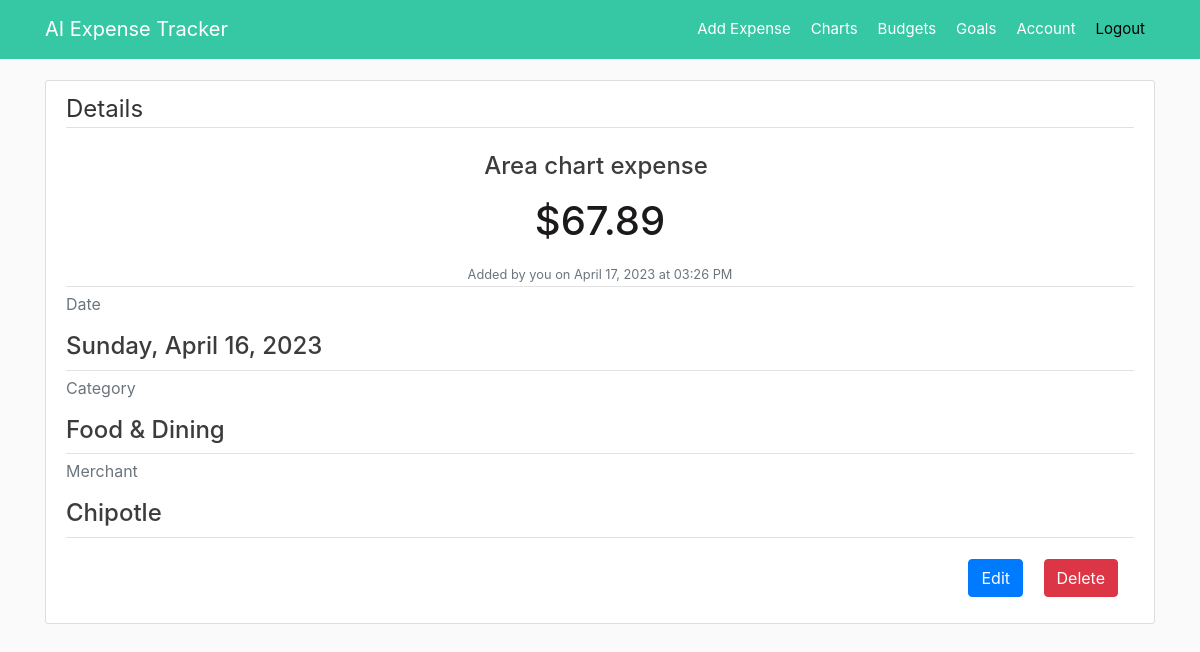
The page /expense/13 (signed in) on the database its author committed.
### app/models.py (models this page shows, shortened)
class Expense(db.Model):
    id = db.Column(db.Integer, primary_key=True)
    title = db.Column(db.String(100), nullable=False)
    amount = db.Column(db.Numeric(precision=8, asdecimal=False,
                       decimal_return_scale=2), nullable=False)
    date_spend = db.Column(db.DateTime, nullable=False)
    category = db.Column(db.String(20), nullable=False)
    merchant = db.Column(db.String(30), nullable=False)
    user_id = db.Column(db.Integer, db.ForeignKey('user.id'), nullable=False)
    date_posted = db.Column(db.DateTime, nullable=False)

### app/expenses/routes.py (the view)
@expenses.route("/expense/<int:expense_id>")
@login_required
def expense(expense_id):
    expense = Expense.query.get_or_404(expense_id)
    return render_template('expense.html', title=expense.title, expense=expense)

### app/models.py (called while the page is built)
@login_manager.user_loader
def load_user(user_id):
    return User.query.get(int(user_id))

### app/templates/expense.html (shortened to what this page needs)
{% extends "layout.html" %}
{% block content %}
<article class="media content-section">
  <div class="media-body">
      <legend class="border-bottom mb-4">Details</legend>
      <div class="article-metadata text-center">
          <h4 class="article-content mr-2">{{ expense.title }}</h4>
          <h1 class="article-content m-3">${{ expense.amount }}</h1>
          <small class="text-muted">Added by you on {{ expense.date_posted.strftime("%B %d, %Y at %I:%M %p") }}</small>
      </div>
      <div class="article-metadata">
          <p class="text-muted">Date</p>
          <h4 class="article-content">{{ expense.date_spend.strftime("%A, %B %d, %Y") }}</h4>
      </div>
      <div class="article-metadata">
          <p class="text-muted">Category</p>
          <h4 class="article-content">{{ expense.category }}</h4>
      </div>
      <div class="article-metadata">
          <p class="text-muted">Merchant</p>
          <h4 class="article-content">{{ expense.merchant }}</h4>
      </div>
      <div class="float-right">
          <a class="btn btn-primary mt-3 mb-3" href="{{ url_for('expenses.expense_update', expense_id=expense.id) }}">Edit</a>
          <button type="button" class="btn btn-danger btn-medium m-3" data-toggle="modal" data-target="#deleteModal">Delete</button>
      </div>
      </div>
</article>
{% endblock content %}

### app/static/main.css (style rules this page uses)
body { background: #fafafa; color: #333333; margin-top: 5rem; }
h2, h3, h4, h5, h6 { color: #3c3c3c; }
h1 { color: #1c1919; }
*, *:before, *:after { box-sizing: border-box; }
.content-section { background: #ffffff; padding: 10px 20px; border: 1px solid #dddddd; border-radius: 3px; margin-top: 35px; margin-bottom: 20px; }
.article-content { white-space: pre-line; }
.article-metadata { padding-bottom: 1px; margin-bottom: 5px; border-bottom: 1px solid #e3e3e3 }
.text-center { text-align: center; }

### rows shown on the page
Expense: title "Area chart expense", amount "67.89", date_posted "April 17, 2023 at 03:26 PM", date_spend "Sunday, April 16, 2023", category "Food & Dining", merchant "Chipotle"
